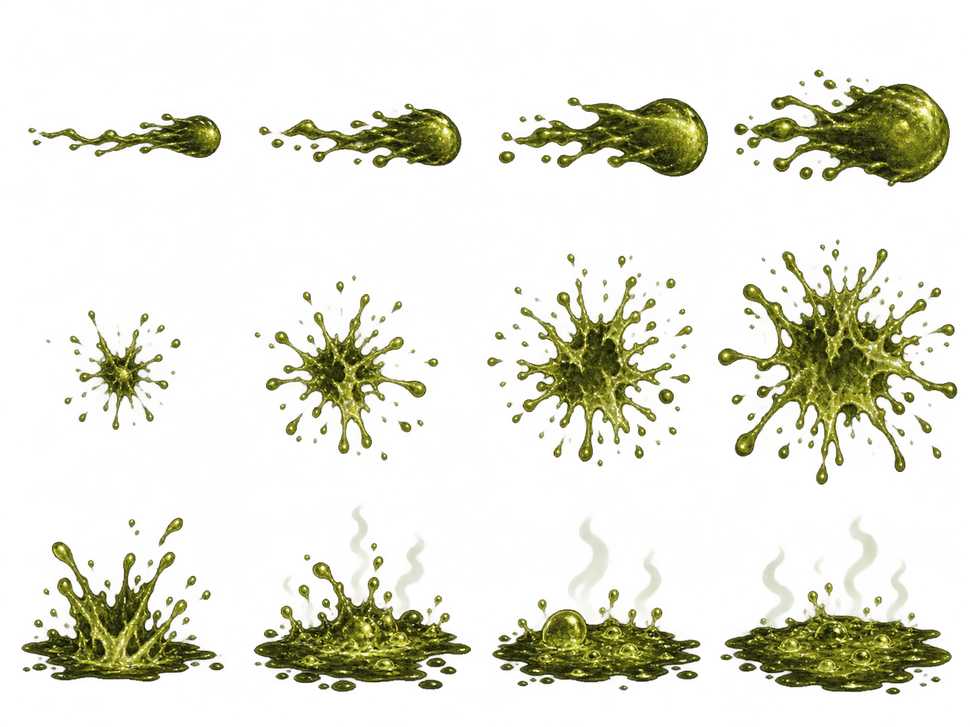
#> input picture assets/acid.png, 970 x 727 px, shrunk from 1448 x 1086 before the run
$ python generate_acid_cells.py
#> lines starting #> are read from the running program, lines starting #| are printed output that depends on the picture
"""Export visible bounds for the 4x3 acid animation atlas.

Godot reads the generated metadata and does not need Pillow at runtime.
"""

import json
from pathlib import Path

from PIL import Image


ROOT = Path(__file__).resolve().parent.parent
ATLAS = ROOT / "assets" / "acid.png"
OUTPUT = ROOT / "godot" / "acid_cells.json"


def main() -> None:
    image = Image.open(ATLAS).convert("RGBA")
#> image is the input picture: PIL image 970x727 RGBA; mean R, G, B, A 28.6, 29.4, 7.1, 42.7
    width, height = image.size
#> width = 970; height = 727
    cells = []
    for index in range(12):
        left = (index % 4) * width // 4
        top = (index // 4) * height // 3
        right = ((index % 4) + 1) * width // 4
        bottom = ((index // 4) + 1) * height // 3
        alpha = image.getchannel("A").crop((left, top, right, bottom))
        visible = alpha.point(lambda value: 255 if value > 40 else 0).getbbox()
        if visible is None:
            raise ValueError(f"Acid frame {index} is empty")
        cells.append([left + visible[0], top + visible[1], visible[2] - visible[0], visible[3] - visible[1]])
#> this loop made 12 passes
#> visible on passes 1 to 12: (28, 113, 221, 158), (17, 103, 220, 168), (14, 97, 223, 177), (7, 70, 223, 242), (46, 68, 181, 188), (12, 33, 196, 219), (2, 12, 242, 225), (0, 0, 230, 242), (21, 33, 224, 198), (12, 24, 229, 208), (7, 37, 242, 207), (0, 0, 225, 211)
#> pass 1, in main, `alpha = image.getchannel("A").crop((left, top, right, bottom))`:
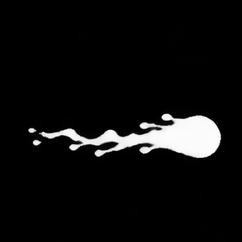
#> alpha: PIL image 242x242 L; min 0, max 255, mean 14.8
#> pass 2, in main, `alpha = image.getchannel("A").crop((left, top, right, bottom))`:
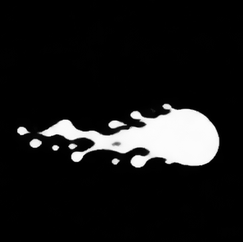
#> alpha: PIL image 243x242 L; min 0, max 255, mean 24.4
#> pass 3, in main, `alpha = image.getchannel("A").crop((left, top, right, bottom))`:
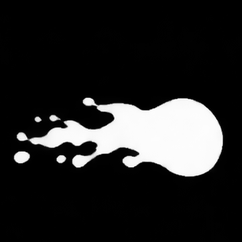
#> alpha: PIL image 242x242 L; min 0, max 255, mean 37.5
#> after the loop, cells = [[28, 113, 193, 45], [259, 103, 203, 65], [499, 97, 209, 80], [734, 70, 216, 172], [46, 310, 135, 120], [254, 275, 184, 186], [487, 254, 240, 213], [727, 242, 230, 242], [21, 517, 203, 165], [254, 508, 217, 184], [492, 521, 235, 170], [727, 484, 225, 211]]
    OUTPUT.write_text(json.dumps(cells, indent=2) + "\n", encoding="utf-8")
    print(f"Wrote {len(cells)} acid frames to {OUTPUT}")
#| Wrote 12 acid frames to godot/acid_cells.json


if __name__ == "__main__":
    main()

$ run again, with assets/ammo_variants.png copied over assets/acid.png
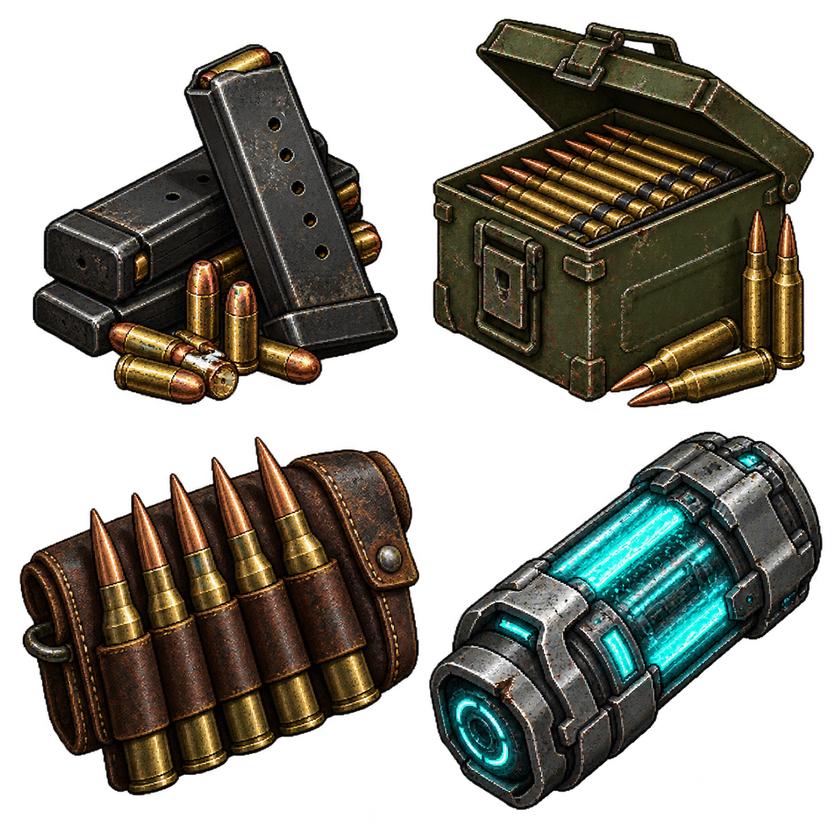
#> input picture assets/ammo_variants.png, 840 x 840 px, shrunk from 1254 x 1254 before the run
#> in main, image is the input picture: PIL image 840x840 RGBA; mean R, G, B, A 34.7, 32.6, 24.3, 132.3
#> the loop in main, `for index in range(12):` made 12 passes
#> visible on passes 1 to 8: (43, 62, 210, 280), (0, 44, 173, 280), (13, 18, 210, 280), (0, 29, 184, 280), (30, 0, 210, 280), (0, 0, 205, 280), (13, 0, 210, 280), (0, 0, 193, 280)
#> pass 1, in main, `alpha = image.getchannel("A").crop((left, top, right, bottom))`:
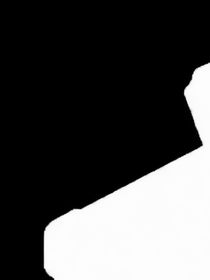
#> alpha: PIL image 210x280 L; min 0, max 255, mean 73.7
#> pass 3, in main, `alpha = image.getchannel("A").crop((left, top, right, bottom))`:
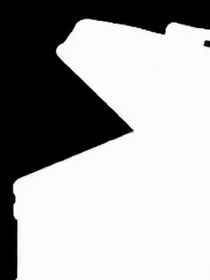
#> alpha: PIL image 210x280 L; min 0, max 255, mean 167.2
#> after the loop in main, `for index in range(12):`: cells = [[43, 62, 167, 218], [210, 44, 173, 236], [433, 18, 197, 262], [630, 29, 184, 251], [30, 280, 180, 280], [210, 280, 205, 280], [433, 280, 197, 280], [630, 280, 193, 280], [19, 560, 191, 236], [210, 560, 210, 211], [429, 560, 201, 250], [630, 560, 190, 185]]
#| Wrote 12 acid frames to godot/acid_cells.json

$ run again, with assets/apocalypse_apartment_b.png copied over assets/acid.png
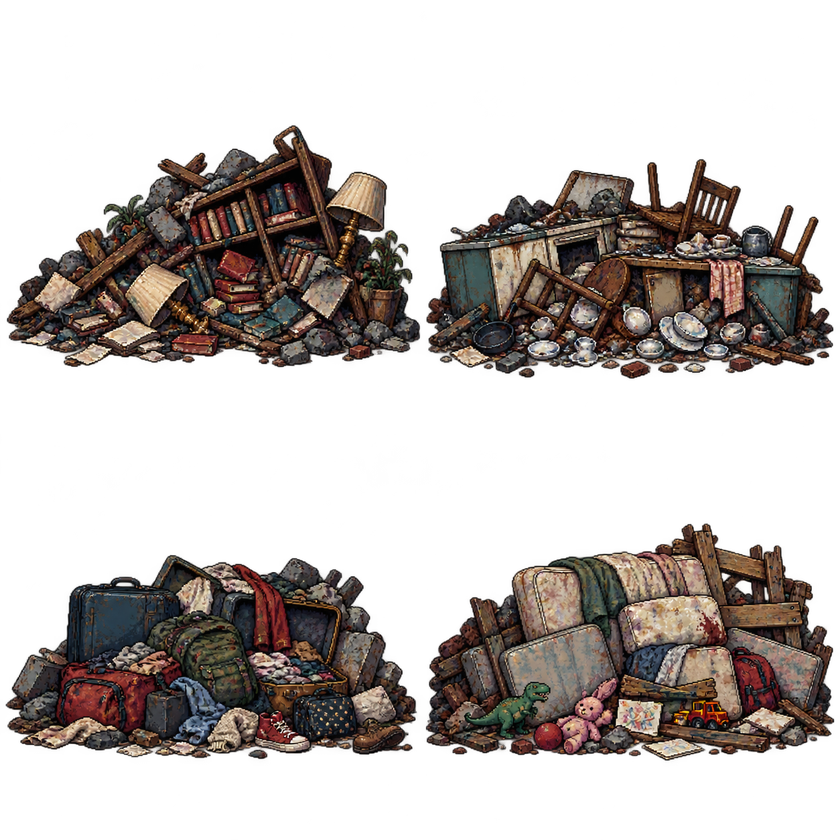
#> input picture assets/apocalypse_apartment_b.png, 840 x 840 px, shrunk from 1254 x 1254 before the run
#> in main, image is the input picture: PIL image 840x840 RGBA; mean R, G, B, A 32.3, 26, 22.9, 92.1
#> the loop in main, `for index in range(12):` made 12 passes
#> visible on passes 1 to 8: (29, 152, 210, 280), (0, 125, 203, 280), (20, 170, 210, 280), (0, 159, 189, 280), (7, 0, 210, 280), (0, 0, 210, 280), (6, 0, 210, 280), (0, 0, 204, 280)
#> pass 1, in main, `alpha = image.getchannel("A").crop((left, top, right, bottom))`:
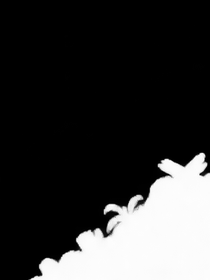
#> alpha: PIL image 210x280 L; min 0, max 255, mean 52.8
#> pass 3, in main, `alpha = image.getchannel("A").crop((left, top, right, bottom))`:
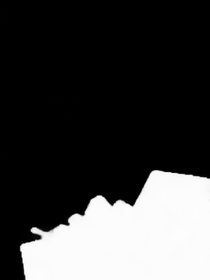
#> alpha: PIL image 210x280 L; min 0, max 255, mean 63.8
#> after the loop in main, `for index in range(12):`: cells = [[29, 152, 181, 128], [210, 125, 203, 155], [440, 170, 190, 110], [630, 159, 189, 121], [7, 280, 203, 280], [210, 280, 210, 280], [426, 280, 204, 280], [630, 280, 204, 280], [5, 560, 205, 198], [210, 560, 207, 199], [426, 560, 204, 195], [630, 560, 204, 201]]
#| Wrote 12 acid frames to godot/acid_cells.json
